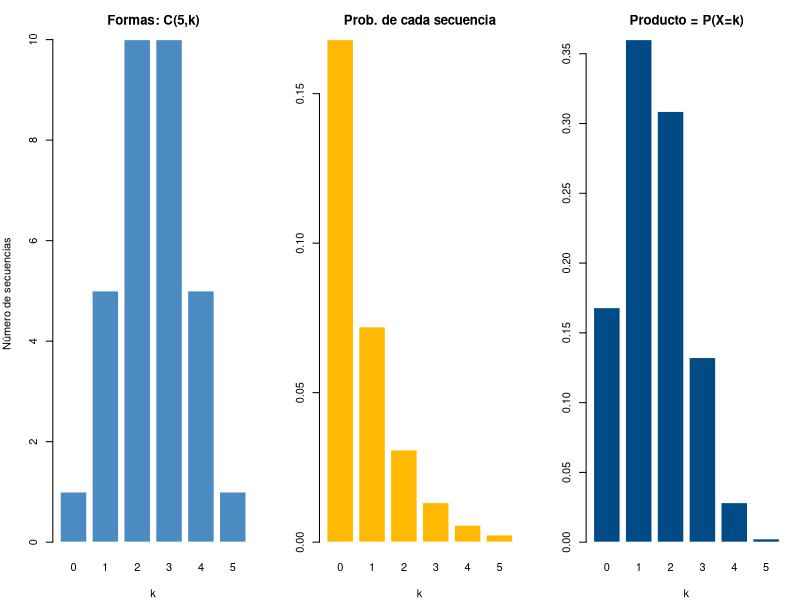

The R script that drew this image:
## ---- chunk 1
# Todas las secuencias posibles de 5 lanzamientos (C = cara, S = sello)
lanzamientos <- expand.grid(rep(list(c("C","S")), 5))
nrow(lanzamientos)     # ¿cuántas secuencias hay en total?
## ---- chunk 2
num_caras <- rowSums(lanzamientos == "C")
table(num_caras)
## ---- chunk 3
secuencias_2caras <- lanzamientos[num_caras == 2, ]
apply(secuencias_2caras, 1, paste, collapse = "")
## ---- chunk 4
26^3 * 10^3
## ---- chunk 5
factorial(8) / factorial(8 - 3)
## ---- chunk 6
choose(8, 3)
factorial(8) / (factorial(3) * factorial(8 - 3))   # la misma fórmula, a mano
336 / factorial(3)                                  # P(8,3) dividido entre 3!
## ---- chunk 7
n <- 5; k <- 2; p <- 0.5

formas       <- choose(n, k)          # cuántas secuencias tienen 2 caras
prob_una     <- p^k * (1-p)^(n-k)     # cuánto vale cada una
formas * prob_una                     # la fórmula, armada a mano

dbinom(k, size = n, prob = p)         # la función de R
## ---- chunk 8
n <- 5; p <- 0.3
k <- 0:5

tabla_binomial <- data.frame(
  k              = k,
  Formas         = choose(n, k),
  Prob_por_forma = round(p^k * (1-p)^(n-k), 6),
  Probabilidad   = round(choose(n, k) * p^k * (1-p)^(n-k), 6)
)
tabla_binomial

sum(tabla_binomial$Probabilidad)   # debe dar 1
## ---- chunk 9
#| label: fig-binomial-conteo
#| fig-cap: "Las dos piezas de la fórmula binomial y su producto"
par(mfrow = c(1, 3), mar = c(4, 4, 3, 1))

barplot(tabla_binomial$Formas, names.arg = k, col = "#4B8BC2", border = "white",
        main = "Formas: C(5,k)", xlab = "k", ylab = "Número de secuencias")

barplot(tabla_binomial$Prob_por_forma, names.arg = k, col = "#FFB903", border = "white",
        main = "Prob. de cada secuencia", xlab = "k", ylab = "")

barplot(tabla_binomial$Probabilidad, names.arg = k, col = "#004B85", border = "white",
        main = "Producto = P(X=k)", xlab = "k", ylab = "")

par(mfrow = c(1, 1))
## ---- chunk 10
choose(5, 2)
choose(5, 3)
## ---- chunk 11
for (n in 0:6) cat("n =", n, ":", choose(n, 0:n), "\n")
## ---- chunk 12
choose(45, 6)                    # combinaciones posibles en el Baloto
format(1 / choose(45, 6), scientific = TRUE)   # probabilidad de acertar con un tiquete
